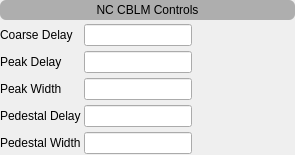
         <widget class="PyDMFrame" name="PyDMFrame">
          <property name="toolTip">
           <string/>
          </property>
          <property name="styleSheet">
           <string notr="true"/>
          </property>
          <layout class="QHBoxLayout" name="horizontalLayout_7">
           <property name="spacing">
            <number>3</number>
           </property>
           <property name="leftMargin">
            <number>0</number>
           </property>
           <property name="topMargin">
            <number>0</number>
           </property>
           <property name="rightMargin">
            <number>0</number>
           </property>
           <property name="bottomMargin">
            <number>0</number>
           </property>
           <item>
            <layout class="QVBoxLayout" name="verticalLayout_11">
             <property name="spacing">
              <number>3</number>
             </property>
             <item>
              <widget class="QLabel" name="LBLM_lab">
               <property name="minimumSize">
                <size>
                 <width>20</width>
                 <height>20</height>
                </size>
               </property>
               <property name="maximumSize">
                <size>
                 <width>16777</width>
                 <height>20</height>
                </size>
               </property>
               <property name="styleSheet">
                <string notr="true">background-color: rgb(174, 174, 174);border-radius: 6px;</string>
               </property>
               <property name="text">
                <string>NC CBLM Controls</string>
               </property>
               <property name="alignment">
                <set>Qt::AlignCenter</set>
               </property>
              </widget>
             </item>
             <item>
              <layout class="QHBoxLayout" name="horizontalLayout_9">
               <property name="spacing">
                <number>3</number>
               </property>
               <item>
                <layout class="QVBoxLayout" name="verticalLayout_2">
                 <property name="spacing">
                  <number>3</number>
                 </property>
                </layout>
               </item>
               <item>
                <layout class="QGridLayout" name="gridLayout_5">
                 <property name="spacing">
                  <number>3</number>
                 </property>
                 <item row="1" column="0">
                  <widget class="QLabel" name="label_8">
                   <property name="text">
                    <string>Peak Delay</string>
                   </property>
                  </widget>
                 </item>
                 <item row="2" column="0">
                  <widget class="QLabel" name="label_3">
                   <property name="text">
                    <string>Peak Width</string>
                   </property>
                  </widget>
                 </item>
                 <item row="2" column="2">
                  <widget class="PyDMLabel" name="peak_width_nc_rbv">
                   <property name="minimumSize">
                    <size>
                     <width>100</width>
                     <height>24</height>
                    </size>
                   </property>
                   <property name="maximumSize">
                    <size>
                     <width>16777215</width>
                     <height>24</height>
                    </size>
                   </property>
                   <property name="toolTip">
                    <string/>
                   </property>
                   <property name="alignment">
                    <set>Qt::AlignCenter</set>
                   </property>
                   <property name="precision" stdset="0">
                    <number>0</number>
                   </property>
                   <property name="showUnits" stdset="0">
                    <bool>true</bool>
                   </property>
                   <property name="precisionFromPV" stdset="0">
                    <bool>true</bool>
                   </property>
                   <property name="alarmSensitiveContent" stdset="0">
                    <bool>true</bool>
                   </property>
                   <property name="alarmSensitiveBorder" stdset="0">
                    <bool>true</bool>
                   </property>
                   <property name="channel" stdset="0">
                    <string>${DEVICE}:NC_ANA_PK_WDT_TRG_RBV</string>
                   </property>
                  </widget>
                 </item>
                 <item row="3" column="0">
                  <widget class="QLabel" name="label_4">
                   <property name="text">
                    <string>Pedestal Delay</string>
                   </property>
                  </widget>
                 </item>
                 <item row="4" column="1">
                  <widget class="PyDMLineEdit" name="pedestal_width_nc">
                   <property name="toolTip">
                    <string/>
                   </property>
                   <property name="channel" stdset="0">
                    <string>${DEVICE}:NC_ANA_PD_WDT_TRG</string>
                   </property>
                   <property name="displayFormat" stdset="0">
                    <enum>PyDMLineEdit::Decimal</enum>
                   </property>
                  </widget>
                 </item>
                 <item row="4" column="2">
                  <widget class="PyDMLabel" name="pedestal_width_nc_rbv">
                   <property name="minimumSize">
                    <size>
                     <width>100</width>
                     <height>24</height>
                    </size>
                   </property>
                   <property name="maximumSize">
                    <size>
                     <width>16777215</width>
                     <height>24</height>
                    </size>
                   </property>
                   <property name="toolTip">
                    <string/>
                   </property>
                   <property name="alignment">
                    <set>Qt::AlignCenter</set>
                   </property>
                   <property name="precision" stdset="0">
                    <number>0</number>
                   </property>
                   <property name="showUnits" stdset="0">
                    <bool>true</bool>
                   </property>
                   <property name="precisionFromPV" stdset="0">
                    <bool>true</bool>
                   </property>
                   <property name="alarmSensitiveContent" stdset="0">
                    <bool>true</bool>
                   </property>
                   <property name="alarmSensitiveBorder" stdset="0">
                    <bool>true</bool>
                   </property>
                   <property name="channel" stdset="0">
                    <string>${DEVICE}:NC_ANA_PD_WDT_TRG_RBV</string>
                   </property>
                  </widget>
                 </item>
                 <item row="3" column="1">
                  <widget class="PyDMLineEdit" name="pedestal_delay_nc">
                   <property name="toolTip">
                    <string/>
                   </property>
                   <property name="channel" stdset="0">
                    <string>${DEVICE}:NC_ANA_PD_DEL_TRG</string>
                   </property>
                   <property name="displayFormat" stdset="0">
                    <enum>PyDMLineEdit::Decimal</enum>
                   </property>
                  </widget>
                 </item>
                 <item row="4" column="0">
                  <widget class="QLabel" name="label_5">
                   <property name="text">
                    <string>Pedestal Width</string>
                   </property>
                  </widget>
                 </item>
                 <item row="1" column="1">
                  <widget class="PyDMLineEdit" name="peak_delay_nc">
                   <property name="toolTip">
                    <string/>
                   </property>
                   <property name="channel" stdset="0">
                    <string>${DEVICE}:NC_ANA_PK_DEL_TRG</string>
                   </property>
                   <property name="displayFormat" stdset="0">
                    <enum>PyDMLineEdit::Decimal</enum>
                   </property>
                  </widget>
                 </item>
                 <item row="3" column="2">
                  <widget class="PyDMLabel" name="pedestal_delay_nc_rbv">
                   <property name="minimumSize">
                    <size>
                     <width>100</width>
                     <height>24</height>
                    </size>
                   </property>
                   <property name="maximumSize">
                    <size>
                     <width>16777215</width>
                     <height>24</height>
                    </size>
                   </property>
                   <property name="toolTip">
                    <string/>
                   </property>
                   <property name="alignment">
                    <set>Qt::AlignCenter</set>
                   </property>
                   <property name="precision" stdset="0">
                    <number>0</number>
                   </property>
                   <property name="showUnits" stdset="0">
                    <bool>true</bool>
                   </property>
                   <property name="precisionFromPV" stdset="0">
                    <bool>true</bool>
                   </property>
                   <property name="alarmSensitiveContent" stdset="0">
                    <bool>true</bool>
                   </property>
                   <property name="alarmSensitiveBorder" stdset="0">
                    <bool>true</bool>
                   </property>
                   <property name="channel" stdset="0">
                    <string>${DEVICE}:NC_ANA_PD_DEL_TRG_RBV</string>
                   </property>
                  </widget>
                 </item>
                 <item row="1" column="2">
                  <widget class="PyDMLabel" name="peak_delay_nc_rbv">
                   <property name="minimumSize">
                    <size>
                     <width>100</width>
                     <height>24</height>
                    </size>
                   </property>
                   <property name="maximumSize">
                    <size>
                     <width>16777215</width>
                     <height>24</height>
                    </size>
                   </property>
                   <property name="toolTip">
                    <string/>
                   </property>
                   <property name="alignment">
                    <set>Qt::AlignCenter</set>
                   </property>
                   <property name="precision" stdset="0">
                    <number>0</number>
                   </property>
                   <property name="showUnits" stdset="0">
                    <bool>true</bool>
                   </property>
                   <property name="precisionFromPV" stdset="0">
                    <bool>true</bool>
                   </property>
                   <property name="alarmSensitiveContent" stdset="0">
                    <bool>true</bool>
                   </property>
                   <property name="alarmSensitiveBorder" stdset="0">
                    <bool>true</bool>
                   </property>
                   <property name="channel" stdset="0">
                    <string>${DEVICE}:NC_ANA_PK_DEL_TRG_RBV</string>
                   </property>
                  </widget>
                 </item>
                 <item row="2" column="1">
                  <widget class="PyDMLineEdit" name="peak_width_nc">
                   <property name="toolTip">
                    <string/>
                   </property>
                   <property name="channel" stdset="0">
                    <string>${DEVICE}:NC_ANA_PK_WDT_TRG</string>
                   </property>
                   <property name="displayFormat" stdset="0">
                    <enum>PyDMLineEdit::Decimal</enum>
                   </property>
                  </widget>
                 </item>
                 <item row="0" column="2">
                  <widget class="PyDMLabel" name="coarse_delay_nc_rbv">
                   <property name="minimumSize">
                    <size>
                     <width>100</width>
                     <height>24</height>
                    </size>
                   </property>
                   <property name="maximumSize">
                    <size>
                     <width>16777215</width>
                     <height>24</height>
                    </size>
                   </property>
                   <property name="toolTip">
                    <string/>
                   </property>
                   <property name="alignment">
                    <set>Qt::AlignCenter</set>
                   </property>
                   <property name="precision" stdset="0">
                    <number>0</number>
                   </property>
                   <property name="showUnits" stdset="0">
                    <bool>true</bool>
                   </property>
                   <property name="precisionFromPV" stdset="0">
                    <bool>true</bool>
                   </property>
                   <property name="alarmSensitiveContent" stdset="0">
                    <bool>true</bool>
                   </property>
                   <property name="alarmSensitiveBorder" stdset="0">
                    <bool>true</bool>
                   </property>
                   <property name="channel" stdset="0">
                    <string>${DEVICE}:NC_COARSE_DEL_RBV</string>
                   </property>
                  </widget>
                 </item>
                 <item row="0" column="1">
                  <widget class="PyDMLineEdit" name="coarse_delay_nc">
                   <property name="toolTip">
                    <string/>
                   </property>
                   <property name="channel" stdset="0">
                    <string>${DEVICE}:NC_COARSE_DEL</string>
                   </property>
                   <property name="displayFormat" stdset="0">
                    <enum>PyDMLineEdit::Decimal</enum>
                   </property>
                  </widget>
                 </item>
                 <item row="0" column="0">
                  <widget class="QLabel" name="label_6">
                   <property name="text">
                    <string>Coarse Delay</string>
                   </property>
                  </widget>
                 </item>
                </layout>
               </item>
              </layout>
             </item>
            </layout>
           </item>
          </layout>
         </widget>
